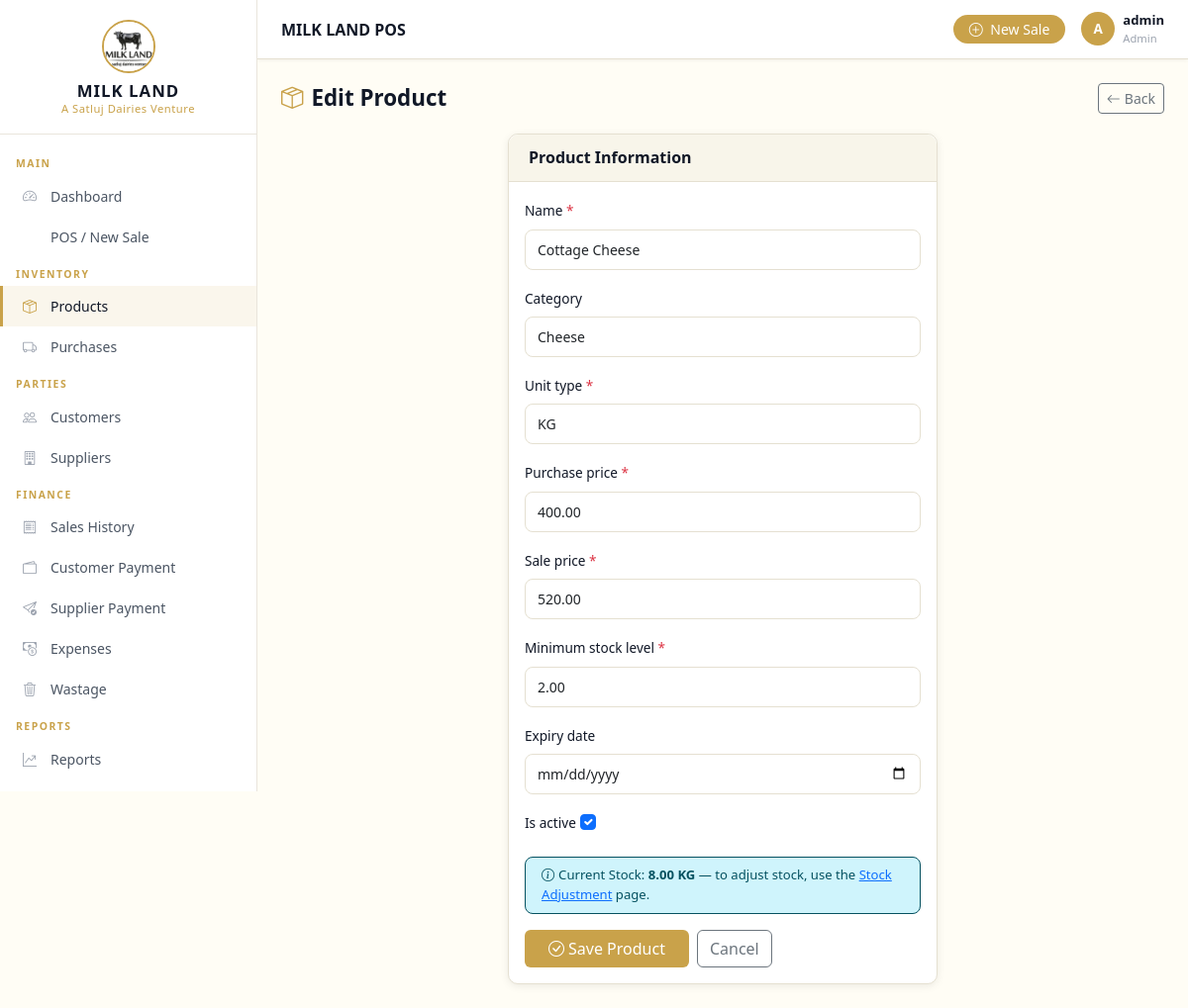
/products/16/edit/ (signed in), run on the app's committed database.
### apps/products/models.py (models this page shows, shortened)
class Product(models.Model):
    UNIT_CHOICES = [
        ('KG', 'KG'),
        ('Gram', 'Gram'),
        ('Litre', 'Litre'),
        ('Piece', 'Piece'),
        ('Jar', 'Jar'),
        ('Bottle', 'Bottle'),
        ('Glass', 'Glass'),
        ('Glass/Bottle', 'Glass/Bottle'),
        ('250ml Bottle', '250ml Bottle'),
        ('250 Gram', '250 Gram'),
        ('Other', 'Other'),
    ]
    name = models.CharField(max_length=200)
    category = models.ForeignKey(Category, on_delete=models.SET_NULL, null=True, blank=True, related_name='products')
    unit_type = models.CharField(max_length=50, choices=UNIT_CHOICES, default='KG')
    purchase_price = models.DecimalField(max_digits=10, decimal_places=2, default=Decimal('0.00'))
    sale_price = models.DecimalField(max_digits=10, decimal_places=2, default=Decimal('0.00'))
    current_stock = models.DecimalField(max_digits=10, decimal_places=2, default=Decimal('0.00'))
    minimum_stock_level = models.DecimalField(max_digits=10, decimal_places=2, default=Decimal('5.00'))
    expiry_date = models.DateField(null=True, blank=True)
    is_active = models.BooleanField(default=True)
    created_at = models.DateTimeField(auto_now_add=True)
    updated_at = models.DateTimeField(auto_now=True)
    updated_by = models.ForeignKey(User, on_delete=models.SET_NULL, null=True, blank=True)
    class Meta:
        ordering = ['name']

### apps/products/views.py (the view)
# urls.py: path('<int:pk>/edit/', views.product_edit, name='edit'),
@login_required
def product_edit(request, pk):
    if not request.user.is_staff:
        messages.error(request, 'Access denied.')
        return redirect('products:list')
    product = get_object_or_404(Product, pk=pk)
    if request.method == 'POST':
        form = ProductForm(request.POST, instance=product)
        if form.is_valid():
            p = form.save(commit=False)
            p.updated_by = request.user
            p.save()
            messages.success(request, f'Product "{p.name}" updated successfully.')
            return redirect('products:detail', pk=p.pk)
    else:
        form = ProductForm(instance=product)
    return render(request, 'products/product_form.html', {'form': form, 'product': product, 'title': 'Edit Product'})

### apps/products/forms.py
class ProductForm(forms.ModelForm):
    class Meta:
        model = Product
        fields = ['name', 'category', 'unit_type', 'purchase_price', 'sale_price',
                  'minimum_stock_level', 'expiry_date', 'is_active']
        widgets = {
            'name': forms.TextInput(attrs={'class': 'form-control'}),
            'category': forms.Select(attrs={'class': 'form-select'}),
            'unit_type': forms.Select(attrs={'class': 'form-select'}),
            'purchase_price': forms.NumberInput(attrs={'class': 'form-control', 'step': '0.01', 'min': '0'}),
            'sale_price': forms.NumberInput(attrs={'class': 'form-control', 'step': '0.01', 'min': '0'}),
            'minimum_stock_level': forms.NumberInput(attrs={'class': 'form-control', 'step': '0.01', 'min': '0'}),
            'expiry_date': forms.DateInput(attrs={'class': 'form-control', 'type': 'date'}),
            'is_active': forms.CheckboxInput(attrs={'class': 'form-check-input'}),
        }

### apps/core/context_processors.py (called while the page is built)
def business_settings(request):
    settings = BusinessSettings.get_settings()
    return {'business': settings}

### apps/core/models.py (called while the page is built)
    @classmethod
    def get_settings(cls):
        obj, _ = cls.objects.get_or_create(pk=1)
        return obj

### apps/products/models.py (called while the page is built)
    def __str__(self):
        return self.name

### templates/products/product_form.html (shortened to what this page needs)
{% extends 'base.html' %}
{% block content %}
<div class="page-header">
  <h1><i class="bi bi-box-seam me-2 text-gold"></i>{{ title }}</h1>
  <a href="{% url 'products:list' %}" class="btn btn-outline-secondary btn-sm"><i class="bi bi-arrow-left me-1"></i>Back</a>
</div>
<div class="row justify-content-center">
  <div class="col-md-8 col-lg-6">
    <div class="card">
      <div class="card-header"><h6>Product Information</h6></div>
      <div class="card-body">
        <form method="post">
          {% for field in form %}
          <div class="mb-3">
            <label class="form-label">{{ field.label }}{% if field.field.required %} <span class="text-danger">*</span>{% endif %}</label>
            {{ field }}
          </div>
          {% endfor %}
          {% if product %}
          <div class="alert alert-info py-2" style="font-size:0.82rem;">
            <i class="bi bi-info-circle me-1"></i>Current Stock: <strong>{{ product.current_stock }} {{ product.unit_type }}</strong> — to adjust stock, use the <a href="{% url 'products:adjust_stock' product.pk %}">Stock Adjustment</a> page.
          </div>
          {% endif %}
          <div class="d-flex gap-2 mt-3">
            <button type="submit" class="btn btn-gold px-4">
              <i class="bi bi-check-circle me-1"></i>Save Product
            </button>
            <a href="{% url 'products:list' %}" class="btn btn-outline-secondary">Cancel</a>
          </div>
        </form>
      </div>
    </div>
  </div>
</div>
{% endblock %}

### templates/partials/navbar.html (shortened to what this page needs)
{% load static %}
<header class="top-navbar">
  <div class="d-flex align-items-center gap-3">
    <span class="page-title">{% block navbar_title %}MILK LAND POS{% endblock %}</span>
  </div>
  <div class="navbar-right">
    <a href="{% url 'sales:pos' %}" class="btn btn-sm btn-gold rounded-pill px-3">
      <i class="bi bi-plus-circle me-1"></i> New Sale
    </a>
    <div class="navbar-user">
      <div class="user-avatar">{{ user.username|first|upper }}</div>
      <div>
        <div style="font-size:0.82rem;font-weight:600;">{{ user.get_full_name|default:user.username }}</div>
        <div style="font-size:0.7rem;color:#9CA3AF;">{% if user.is_staff %}Admin{% else %}Sales Staff{% endif %}</div>
      </div>
    </div>
  </div>
</header>

### static/css/style.css (style rules this page uses)
:root { --primary-dark: #111827; --secondary-dark: #1F2937; --cream-bg: #FFFDF5; --soft-cream: #F8F5EA; --accent-gold: #C9A24A; --success-green: #2E8B57; --border-color: #E5E0D1; --danger-red: #DC3545; --sidebar-width: 260px; --sidebar-bg: #111827; --navbar-height: 60px; --text-light: #6B7280; --text-dark: #111827; --card-shadow: 0 2px 8px rgba(0,0,0,0.08); }
* { box-sizing: border-box; }
body { font-family: 'Segoe UI', system-ui, -apple-system, sans-serif; background-color: var(--cream-bg); color: var(--text-dark); margin: 0; }
.top-navbar { position: sticky; top: 0; height: var(--navbar-height); background: #fff; border-bottom: 1px solid var(--border-color); display: flex; align-items: center; justify-content: space-between; padding: 0 24px; z-index: 100; box-shadow: 0 1px 4px rgba(0,0,0,0.06); }
.top-navbar .page-title { font-weight: 600; font-size: 1rem; color: var(--text-dark); }
.top-navbar .navbar-right { display: flex; align-items: center; gap: 16px; }
.navbar-user { display: flex; align-items: center; gap: 8px; font-size: 0.85rem; color: var(--text-dark); }
.navbar-user .user-avatar { width: 34px; height: 34px; border-radius: 50%; background: var(--accent-gold); display: flex; align-items: center; justify-content: center; color: #fff; font-weight: 700; font-size: 0.85rem; }
.card { border: 1px solid var(--border-color); border-radius: 10px; box-shadow: var(--card-shadow); background: #fff; }
.card-header { background: var(--soft-cream); border-bottom: 1px solid var(--border-color); border-radius: 10px 10px 0 0 !important; padding: 14px 20px; }
.card-header h5, .card-header h6 { margin: 0; font-weight: 600; color: var(--text-dark); }
.btn-gold { background: var(--accent-gold); color: #fff; border: none; }
.form-control, .form-select { border: 1px solid var(--border-color); border-radius: 8px; padding: 9px 12px; font-size: 0.875rem; background: #fff; transition: border-color 0.2s, box-shadow 0.2s; }
.form-label { font-weight: 500; font-size: 0.85rem; color: var(--text-dark); }
.alert { border-radius: 8px; border: 1px solid; font-size: 0.875rem; }
.page-header { display: flex; align-items: center; justify-content: space-between; margin-bottom: 20px; flex-wrap: wrap; gap: 12px; }
.page-header h1 { font-size: 1.4rem; font-weight: 700; color: var(--text-dark); margin: 0; }
.text-gold { color: var(--accent-gold) !important; }

### data on the page
Product: form "Cottage Cheese" "Cheese" "KG" "400.00" "520.00" "2.00" "☑", current_stock "8.00", unit_type "KG"

### other printed values
{{ user.username|first|upper }} "A"
{{ user.get_full_name|default:user.username }} "admin"
{{ title }} "Edit Product"
{{ field.label }} "Name" "Category" "Unit type" "Purchase price" "Sale price" "Minimum stock level" "Expiry date" "Is active"
